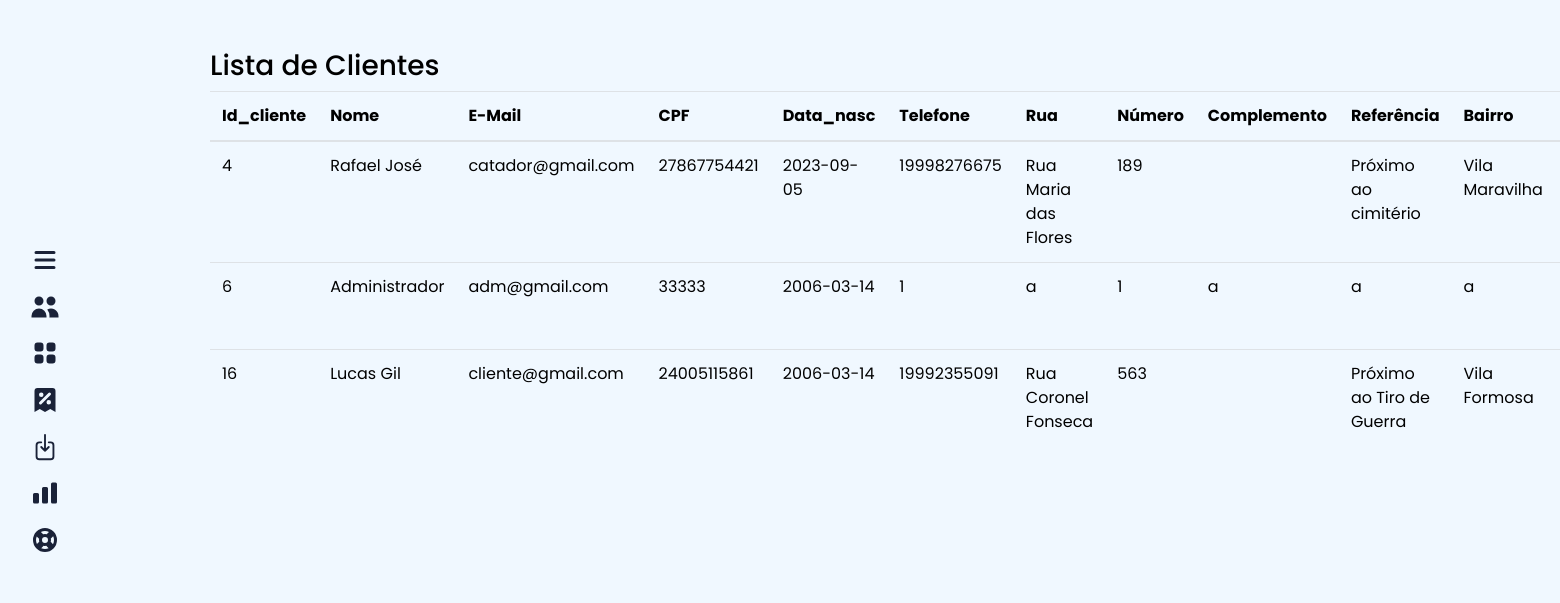
/adm/ClienteAdm.php, run on the app's committed database.
### tables this page shows
CREATE TABLE IF NOT EXISTS `cliente` (
  `id_cliente` int NOT NULL AUTO_INCREMENT,
  `nome` varchar(60) DEFAULT NULL,
  `email` varchar(80) DEFAULT NULL,
  `senha` varchar(255) DEFAULT NULL,
  `cpf` varchar(14) DEFAULT NULL,
  `data_nasc` date DEFAULT NULL,
  `telefone` varchar(30) DEFAULT NULL,
  `rua` varchar(255) DEFAULT NULL,
  `numero` varchar(10) DEFAULT NULL,
  `complemento` varchar(30) DEFAULT NULL,
  `referencia` varchar(100) DEFAULT NULL,
  `bairro` varchar(60) DEFAULT NULL,
  `CEP` varchar(40) NOT NULL,
  `cidade` varchar(60) DEFAULT NULL,
  `tipo` varchar(50) NOT NULL,
  `estado` varchar(30) NOT NULL,
  `situacao` int NOT NULL DEFAULT '1',
  PRIMARY KEY (`id_cliente`)
);

### conexao/conexao.php (called while the page is built)
<?php
class Conexao
{
    public static $instance;
    public static function getConexao()
    {
        if (!isset(self::$instance)) {
            self::$instance = new PDO('mysql:host=localhost;dbname=reciclagem', 'root', '', array(PDO::MYSQL_ATTR_INIT_COMMAND => "SET NAMES utf8"));
            self::$instance->setAttribute(PDO::ATTR_ERRMODE, PDO::ERRMODE_EXCEPTION);
            self::$instance->setAttribute(PDO::ATTR_ORACLE_NULLS, PDO::NULL_EMPTY_STRING);
        }
        return self::$instance;
    }
}

### dao/ClienteDAO.php (called while the page is built, shortened)
<?php
    class ClienteDao{
        public function read(){
            try{
                $sql = "SELECT * FROM cliente order by id_cliente asc";
                $result = Conexao::getConexao()->query($sql);
                $lista = $result->fetchALL(PDO::FETCH_ASSOC);
                $f_lista = array();
                foreach($lista as $l){
                    $f_lista[] = $this->listaCliente($l);
                }
                return $f_lista;
            }
            catch(Exception $e){
                print "Ocorreu um erro ao buscar todos os clientes <br>". $e ."<br>";
            }
        }
        private function listaCliente($row){
            $cliente = new Cliente();
            $cliente->setId_cliente($row['id_cliente']);
            $cliente->setNome($row['nome']);
            $cliente->setEmail($row['email']);
            $cliente->setSenha($row['senha']);
            $cliente->setCpf($row['cpf']);
            $cliente->setData_nasc($row['data_nasc']);
            $cliente->setTelefone($row['telefone']);
            $cliente->setRua($row['rua']);
            $cliente->setNumero($row['numero']);
            $cliente->setComplemento($row['complemento']);
            $cliente->setReferencia($row['referencia']);
            $cliente->setBairro($row['bairro']);
            $cliente->setCep($row['CEP']);
            $cliente->setCidade($row['cidade']);
            $cliente->setTipo($row['tipo']);
            $cliente->setEstado($row['estado']);
            return $cliente;
        }
    }
?>

### model/Cliente.php (called while the page is built, shortened)
<?php
    class Cliente
    {
        private $id_cliente;
        private $nome;
        private $email;
        private $cpf;
        private $data_nasc;
        private $telefone;
        private $rua;
        private $numero;
        private $bairro;
        private $complemento;
        private $referencia;
        function getId_cliente(){
            return $this->id_cliente;
        }
        function getNome(){
            return $this->nome;
        }
        function getEmail(){
            return $this->email;
        }
        function getCpf(){
            return $this->cpf;
        }
        function getData_nasc(){
            return $this->data_nasc;
        }
        function getTelefone(){
            return $this->telefone;
        }
        function getRua(){
            return $this->rua;
        }
        function getNumero(){
            return $this->numero;
        }
        function getBairro(){
            return $this->bairro;
        }
        function getComplemento(){
            return $this->complemento;
        }
        function getReferencia(){
            return $this->referencia;
        }
        function setId_cliente($id_cliente){
            $this->id_cliente = $id_cliente;
        }
        function setNome($nome){
            $this->nome = $nome;
        }
        function setEmail($email){
            $this->email = $email;
        }
        function setCpf($cpf){
            $this->cpf = $cpf;
        }
        function setData_nasc($data_nasc){
            $this->data_nasc = $data_nasc;
        }
        function setTelefone($telefone){
            $this->telefone = $telefone;
        }
        function setRua($rua){
            $this->rua = $rua;
        }
        function setNumero($numero){
            $this->numero = $numero;
        }
        function setComplemento($complemento){
            $this->complemento = $complemento;
        }
        function setReferencia($referencia){
            $this->referencia = $referencia;
        }
        function setBairro($bairro){
            $this->bairro = $bairro;
        }
    }
?>

### adm/ClienteAdm.php (the view, shortened to what this page needs)
<?php
    include_once "../conexao/Conexao.php";
    include_once "../dao/ClienteDAO.php";
    include_once "../model/Cliente.php";
    $clientedao = new ClienteDao();
?>
<!DOCTYPE html>
<html lang="pt-br">
<head>
   <link rel="stylesheet" href="https://maxcdn.bootstrapcdn.com/bootstrap/4.0.0/css/bootstrap.min.css">
    <link rel='stylesheet' href='https://cdnjs.cloudflare.com/ajax/libs/font-awesome/5.15.3/css/all.min.css'>
    <link rel="stylesheet" href="https://maxcdn.bootstrapcdn.com/bootstrap/4.0.0/css/bootstrap.min.css">
</head>
<body>
<nav id="menuBar" class="">
        <ul>
            <li>
                <a href="javascript:toggleMenu()">
                    <svg xmlns="http://www.w3.org/2000/svg" class="h-5 w-5" viewBox="0 0 20 20" fill="currentColor"><path fill-rule="evenodd" d="M3 5a1 1 0 011-1h12a1 1 0 110 2H4a1 1 0 01-1-1zM3 10a1 1 0 011-1h12a1 1 0 110 2H4a1 1 0 01-1-1zM3 15a1 1 0 011-1h12a1 1 0 110 2H4a1 1 0 01-1-1z" clip-rule="evenodd" /></svg>
                </a>
            </li>
            <li>
                <a href="ClienteAdm.php">
                  <svg xmlns="http://www.w3.org/2000/svg" class="h-5 w-5" viewBox="0 0 20 20" fill="currentColor"><path d="M9 6a3 3 0 11-6 0 3 3 0 016 0zM17 6a3 3 0 11-6 0 3 3 0 016 0zM12.93 17c.046-.327.07-.66.07-1a6.97 6.97 0 00-1.5-4.33A5 5 0 0119 16v1h-6.07zM6 11a5 5 0 015 5v1H1v-1a5 5 0 015-5z" /></svg>
                </a>
            </li>
            <li>
                <a href="ColetaAdm.php">
                </a>
            </li>
            <li>
                <a href="MaterialAdm.php">
                </a>
            </li>
            <li>
                <a href="ConteudoAdm.php">
                </a>
            </li>
            <li>
                <a href="AltConteudoAdm.php">
                    <svg xmlns="http://www.w3.org/2000/svg" class="h-5 w-5" viewBox="0 0 20 20" fill="currentColor"><path d="M2 11a1 1 0 011-1h2a1 1 0 011 1v5a1 1 0 01-1 1H3a1 1 0 01-1-1v-5zM8 7a1 1 0 011-1h2a1 1 0 011 1v9a1 1 0 01-1 1H9a1 1 0 01-1-1V7zM14 4a1 1 0 011-1h2a1 1 0 011 1v12a1 1 0 01-1 1h-2a1 1 0 01-1-1V4z" /></svg>
                </a>
            </li>
            <li>
                <a href="../sair.php">
                </a>
            </li>
        </ul>
    </nav>
<div class="container">
  <div class="row">
    <div class="mt-5">
    <h3>Lista de Clientes</h3>
    <table class="table table-xs table-hover">
                <thead>
                    <tr>
                        <th>Id_cliente</th>
                        <th>Nome</th>
                        <th>E-Mail</th>
                        <th>CPF</th>
                        <th>Data_nasc</th>
                        <th>Telefone</th>
                        <th>Rua</th>
                        <th>Número</th>
                        <th>Complemento</th>
                        <th>Referência</th>
                        <th>Bairro</th>
                        <th>CEP</th>
                    </tr>
                </thead>
                <tbody>
                    <?php foreach ($clientedao->read() as $cliente) : ?>
                        <tr>
                            <td><?= $cliente->getId_cliente() ?></td>
                            <td><?= $cliente->getNome() ?></td>
                            <td><?= $cliente->getEmail() ?></td>
                            <td><?= $cliente->getCpf() ?></td>
                            <td><?= $cliente->getData_nasc() ?></td>
                            <td><?= $cliente->getTelefone() ?></td>
                            <td><?= $cliente->getRua() ?></td>
                            <td><?= $cliente->getNumero() ?></td>
                            <td><?= $cliente->getComplemento() ?></td>
                            <td><?= $cliente->getReferencia() ?></td>
                            <td><?= $cliente->getBairro() ?></td>
                            <td><?= $cliente->getCep() ?></td>
                        </tr>
                        </div>
                    </div>
                <?php endforeach ?>
</body>
</html>

### adm/ClienteAdm.php (style rules this page uses)
* { margin: 0; padding: 0; font-family: 'Poppins', sans-serif; }
body { background-color: #f0f8ff;; color: black; }
nav { position: fixed; height: 350px; left: 20px; top: 0; bottom: 0; margin: auto 0; background-color: #f0f8ff; padding: 20px 10px; border-radius: 30px; }
nav ul { list-style: none; display: flex; justify-content: space-between; align-items: center; flex-flow: column; height: 100%; }
nav ul li { width: 100%; }
nav ul li a { text-decoration: none; color: #1a2238; display: flex; align-items: center; cursor: pointer; width: 100%; transition: 0.2s all ease; }
nav ul li a svg { width: 30px; height: 30px; }

### data on the page
cliente: id_cliente "4", nome "Rafael José", email "catador@gmail.com", cpf "27867754421", data_nasc "2023-09-05", telefone "19998276675", rua "Rua Maria das Flores", numero "189", referencia "Próximo ao cimitério", bairro "Vila Maravilha"
cliente: id_cliente "6", nome "Administrador", email "adm@gmail.com", cpf "33333", data_nasc "2006-03-14", telefone "1", rua "a", numero "1", complemento "a", referencia "a", bairro "a"
cliente: id_cliente "16", nome "Lucas Gil", email "cliente@gmail.com", cpf "24005115861", data_nasc "2006-03-14", telefone "19992355091", rua "Rua Coronel Fonseca", numero "563", referencia "Próximo ao Tiro de Guerra", bairro "Vila Formosa"
